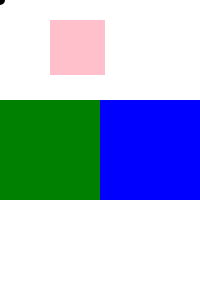
Frame 1 (no input)
Frame 60 (no input): identical to frame 1, image omitted
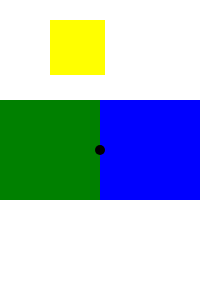
Frame 120 (the mouse pressed at the canvas centre since frame 60)

The p5.js sketch that drew these frames (run headless with seeded random() and noise() and a simulated clock; from frame 60 on, the mouse is pressed at the canvas centre):

// p5.js sketch
// ── sketch.js
var topBoundary = 0;
var bottomBoundary = 0;
var boundary0 = 0;
var boundary1 = 0;
var boundary2 = 0;

var buttonSize = 100;

var brushSize = 10;
var brushColor = "black";

var currentArea = "";

var counter = 0;

function setup() {
  createCanvas(200,300);
  noStroke();
  
  topBoundary = 100;
  bottomBoundary = height;
  
  boundary0 = 0;
  boundary1 = 100;
  boundary2 = 200;
 
}

function draw() {
  background(255);
  if(counter == 1){
    fill("yellow");
  }
  else if(counter == 2){
    fill("purple");
  }
  else if(counter == 3){
    fill("orange")
  }
  else{
    counter = 0;
    fill("pink");
  }
rect(50, 20, 55, 55);

  fill("green");
  rect(boundary0, topBoundary, buttonSize, buttonSize);
  fill("blue");
  rect(boundary1, topBoundary, buttonSize, buttonSize);
  
  if(mouseY > topBoundary && mouseY < bottomBoundary){
    //console.log("color picker area");
    if(mouseX > boundary0 && mouseX < boundary1){
      //console.log("area1");
      currentArea = "area1";
  }else if(mouseX > boundary1 && mouseX < boundary2){
    //console.log("area2");
    currentArea = "area2";

  }
  
  }else{
    currentArea = "";
  }
  
  fill(brushColor);
  ellipse(mouseX, mouseY, brushSize, brushSize);
  
  
}

function mousePressed(){
  counter = counter +1
  
  console.log(currentArea);
  
  if(currentArea == "area1"){
    brushSize++;
  }else if(currentArea == "area2"){
    brushSize--;
    if(brushSize<=1){
      brushSize=1;
    }
  }else{
    brushColor = "black";
  }
  
}
